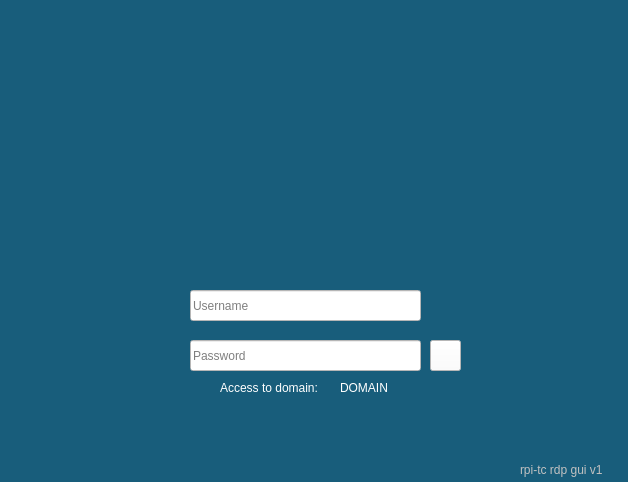
<?xml version="1.0" encoding="UTF-8"?>
<ui version="4.0">
 <class>RDPGUI</class>
 <widget class="QWidget" name="RDPGUI">
  <property name="geometry">
   <rect>
    <x>0</x>
    <y>0</y>
    <width>628</width>
    <height>482</height>
   </rect>
  </property>
  <property name="windowTitle">
   <string>RDPGUI</string>
  </property>
  <property name="windowIcon">
   <iconset>
    <normaloff>selectuser.png</normaloff>selectuser.png</iconset>
  </property>
  <property name="styleSheet">
   <string notr="true">background-color: rgb(24, 93, 123);</string>
  </property>
  <widget class="QLabel" name="image">
   <property name="geometry">
    <rect>
     <x>220</x>
     <y>30</y>
     <width>191</width>
     <height>191</height>
    </rect>
   </property>
   <property name="text">
    <string/>
   </property>
   <property name="pixmap">
    <pixmap>selectuser.png</pixmap>
   </property>
  </widget>
  <widget class="QPushButton" name="enterButton">
   <property name="geometry">
    <rect>
     <x>430</x>
     <y>340</y>
     <width>31</width>
     <height>31</height>
    </rect>
   </property>
   <property name="styleSheet">
    <string notr="true">background-color: rgb(255, 255, 255);</string>
   </property>
   <property name="text">
    <string/>
   </property>
   <property name="icon">
    <iconset>
     <normaloff>enter.png</normaloff>enter.png</iconset>
   </property>
   <property name="iconSize">
    <size>
     <width>40</width>
     <height>40</height>
    </size>
   </property>
  </widget>
  <widget class="QLineEdit" name="RDPusername">
   <property name="geometry">
    <rect>
     <x>190</x>
     <y>290</y>
     <width>231</width>
     <height>31</height>
    </rect>
   </property>
   <property name="styleSheet">
    <string notr="true">background-color: rgb(255, 255, 255);</string>
   </property>
   <property name="placeholderText">
    <string>Username</string>
   </property>
  </widget>
  <widget class="QLabel" name="domainlabel">
   <property name="geometry">
    <rect>
     <x>220</x>
     <y>380</y>
     <width>111</width>
     <height>16</height>
    </rect>
   </property>
   <property name="styleSheet">
    <string notr="true">color: rgb(255, 255, 255);</string>
   </property>
   <property name="text">
    <string>Access to domain:</string>
   </property>
  </widget>
  <widget class="QLineEdit" name="RDPpassword">
   <property name="geometry">
    <rect>
     <x>190</x>
     <y>340</y>
     <width>231</width>
     <height>31</height>
    </rect>
   </property>
   <property name="toolTip">
    <string>Insert username</string>
   </property>
   <property name="styleSheet">
    <string notr="true">background-color: rgb(255, 255, 255);</string>
   </property>
   <property name="echoMode">
    <enum>QLineEdit::Password</enum>
   </property>
   <property name="placeholderText">
    <string>Password</string>
   </property>
  </widget>
  <widget class="QLabel" name="RDPdomain">
   <property name="geometry">
    <rect>
     <x>340</x>
     <y>380</y>
     <width>91</width>
     <height>16</height>
    </rect>
   </property>
   <property name="styleSheet">
    <string notr="true">color: rgb(255, 255, 255);</string>
   </property>
   <property name="text">
    <string>DOMAIN</string>
   </property>
  </widget>
  <widget class="QLabel" name="version">
   <property name="geometry">
    <rect>
     <x>520</x>
     <y>460</y>
     <width>101</width>
     <height>20</height>
    </rect>
   </property>
   <property name="styleSheet">
    <string notr="true">color: rgb(193, 193, 193);</string>
   </property>
   <property name="text">
    <string>rpi-tc rdp gui v1</string>
   </property>
  </widget>
  <widget class="QLabel" name="label">
   <property name="geometry">
    <rect>
     <x>130</x>
     <y>230</y>
     <width>351</width>
     <height>20</height>
    </rect>
   </property>
   <property name="font">
    <font>
     <pointsize>12</pointsize>
    </font>
   </property>
   <property name="styleSheet">
    <string notr="true">color: rgb(255, 0, 0);</string>
   </property>
   <property name="text">
    <string/>
   </property>
   <property name="alignment">
    <set>Qt::AlignCenter</set>
   </property>
  </widget>
 </widget>
 <resources/>
 <connections>
  <connection>
   <sender>RDPpassword</sender>
   <signal>returnPressed()</signal>
   <receiver>enterButton</receiver>
   <slot>click()</slot>
   <hints>
    <hint type="sourcelabel">
     <x>287</x>
     <y>350</y>
    </hint>
    <hint type="destinationlabel">
     <x>445</x>
     <y>349</y>
    </hint>
   </hints>
  </connection>
 </connections>
</ui>
